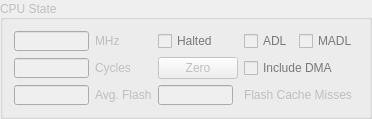
             <widget class="QGroupBox" name="groupCPU">
              <property name="enabled">
               <bool>false</bool>
              </property>
              <property name="sizePolicy">
               <sizepolicy hsizetype="Preferred" vsizetype="Fixed">
                <horstretch>0</horstretch>
                <verstretch>0</verstretch>
               </sizepolicy>
              </property>
              <property name="maximumSize">
               <size>
                <width>16777215</width>
                <height>16777215</height>
               </size>
              </property>
              <property name="title">
               <string>CPU State</string>
              </property>
              <property name="alignment">
               <set>Qt::AlignLeading|Qt::AlignLeft|Qt::AlignVCenter</set>
              </property>
              <property name="flat">
               <bool>false</bool>
              </property>
              <property name="checkable">
               <bool>false</bool>
              </property>
              <layout class="QGridLayout" name="gridLayout_2">
               <item row="1" column="0">
                <widget class="QLineEdit" name="freqView">
                 <property name="enabled">
                  <bool>false</bool>
                 </property>
                 <property name="sizePolicy">
                  <sizepolicy hsizetype="Minimum" vsizetype="Fixed">
                   <horstretch>0</horstretch>
                   <verstretch>0</verstretch>
                  </sizepolicy>
                 </property>
                 <property name="minimumSize">
                  <size>
                   <width>0</width>
                   <height>20</height>
                  </size>
                 </property>
                 <property name="maximumSize">
                  <size>
                   <width>75</width>
                   <height>20</height>
                  </size>
                 </property>
                 <property name="font">
                  <font>
                   <pointsize>9</pointsize>
                  </font>
                 </property>
                 <property name="inputMask">
                  <string notr="true"/>
                 </property>
                 <property name="text">
                  <string notr="true"/>
                 </property>
                 <property name="alignment">
                  <set>Qt::AlignLeading|Qt::AlignLeft|Qt::AlignVCenter</set>
                 </property>
                 <property name="readOnly">
                  <bool>false</bool>
                 </property>
                </widget>
               </item>
               <item row="1" column="1">
                <widget class="QLabel" name="label_4">
                 <property name="text">
                  <string>MHz</string>
                 </property>
                </widget>
               </item>
               <item row="1" column="2">
                <widget class="QCheckBox" name="checkHalted">
                 <property name="sizePolicy">
                  <sizepolicy hsizetype="Preferred" vsizetype="Preferred">
                   <horstretch>0</horstretch>
                   <verstretch>0</verstretch>
                  </sizepolicy>
                 </property>
                 <property name="palette">
                  <palette>
                   <active>
                    <colorrole role="WindowText">
                     <brush brushstyle="SolidPattern">
                      <color alpha="255">
                       <red>0</red>
                       <green>170</green>
                       <blue>0</blue>
                      </color>
                     </brush>
                    </colorrole>
                   </active>
                   <inactive>
                    <colorrole role="WindowText">
                     <brush brushstyle="SolidPattern">
                      <color alpha="255">
                       <red>0</red>
                       <green>170</green>
                       <blue>0</blue>
                      </color>
                     </brush>
                    </colorrole>
                   </inactive>
                   <disabled>
                    <colorrole role="WindowText">
                     <brush brushstyle="SolidPattern">
                      <color alpha="255">
                       <red>120</red>
                       <green>120</green>
                       <blue>120</blue>
                      </color>
                     </brush>
                    </colorrole>
                   </disabled>
                  </palette>
                 </property>
                 <property name="text">
                  <string notr="true">Halted</string>
                 </property>
                 <property name="checked">
                  <bool>false</bool>
                 </property>
                </widget>
               </item>
               <item row="1" column="3">
                <layout class="QHBoxLayout" name="horizontalLayout_12">
                 <property name="rightMargin">
                  <number>0</number>
                 </property>
                 <item>
                  <widget class="QCheckBox" name="checkADL">
                   <property name="sizePolicy">
                    <sizepolicy hsizetype="Minimum" vsizetype="Fixed">
                     <horstretch>0</horstretch>
                     <verstretch>0</verstretch>
                    </sizepolicy>
                   </property>
                   <property name="palette">
                    <palette>
                     <active>
                      <colorrole role="WindowText">
                       <brush brushstyle="SolidPattern">
                        <color alpha="255">
                         <red>0</red>
                         <green>170</green>
                         <blue>0</blue>
                        </color>
                       </brush>
                      </colorrole>
                      <colorrole role="Text">
                       <brush brushstyle="SolidPattern">
                        <color alpha="255">
                         <red>0</red>
                         <green>0</green>
                         <blue>0</blue>
                        </color>
                       </brush>
                      </colorrole>
                     </active>
                     <inactive>
                      <colorrole role="WindowText">
                       <brush brushstyle="SolidPattern">
                        <color alpha="255">
                         <red>0</red>
                         <green>170</green>
                         <blue>0</blue>
                        </color>
                       </brush>
                      </colorrole>
                      <colorrole role="Text">
                       <brush brushstyle="SolidPattern">
                        <color alpha="255">
                         <red>0</red>
                         <green>0</green>
                         <blue>0</blue>
                        </color>
                       </brush>
                      </colorrole>
                     </inactive>
                     <disabled>
                      <colorrole role="WindowText">
                       <brush brushstyle="SolidPattern">
                        <color alpha="255">
                         <red>120</red>
                         <green>120</green>
                         <blue>120</blue>
                        </color>
                       </brush>
                      </colorrole>
                      <colorrole role="Text">
                       <brush brushstyle="SolidPattern">
                        <color alpha="255">
                         <red>120</red>
                         <green>120</green>
                         <blue>120</blue>
                        </color>
                       </brush>
                      </colorrole>
                     </disabled>
                    </palette>
                   </property>
                   <property name="text">
                    <string notr="true">ADL</string>
                   </property>
                  </widget>
                 </item>
                 <item>
                  <widget class="QCheckBox" name="checkMADL">
                   <property name="sizePolicy">
                    <sizepolicy hsizetype="Preferred" vsizetype="Preferred">
                     <horstretch>0</horstretch>
                     <verstretch>0</verstretch>
                    </sizepolicy>
                   </property>
                   <property name="palette">
                    <palette>
                     <active>
                      <colorrole role="WindowText">
                       <brush brushstyle="SolidPattern">
                        <color alpha="255">
                         <red>0</red>
                         <green>170</green>
                         <blue>0</blue>
                        </color>
                       </brush>
                      </colorrole>
                      <colorrole role="Text">
                       <brush brushstyle="SolidPattern">
                        <color alpha="255">
                         <red>0</red>
                         <green>0</green>
                         <blue>0</blue>
                        </color>
                       </brush>
                      </colorrole>
                     </active>
                     <inactive>
                      <colorrole role="WindowText">
                       <brush brushstyle="SolidPattern">
                        <color alpha="255">
                         <red>0</red>
                         <green>170</green>
                         <blue>0</blue>
                        </color>
                       </brush>
                      </colorrole>
                      <colorrole role="Text">
                       <brush brushstyle="SolidPattern">
                        <color alpha="255">
                         <red>0</red>
                         <green>0</green>
                         <blue>0</blue>
                        </color>
                       </brush>
                      </colorrole>
                     </inactive>
                     <disabled>
                      <colorrole role="WindowText">
                       <brush brushstyle="SolidPattern">
                        <color alpha="255">
                         <red>120</red>
                         <green>120</green>
                         <blue>120</blue>
                        </color>
                       </brush>
                      </colorrole>
                      <colorrole role="Text">
                       <brush brushstyle="SolidPattern">
                        <color alpha="255">
                         <red>120</red>
                         <green>120</green>
                         <blue>120</blue>
                        </color>
                       </brush>
                      </colorrole>
                     </disabled>
                    </palette>
                   </property>
                   <property name="text">
                    <string notr="true">MADL</string>
                   </property>
                  </widget>
                 </item>
                </layout>
               </item>
               <item row="2" column="0">
                <widget class="QLineEdit" name="cycleView">
                 <property name="sizePolicy">
                  <sizepolicy hsizetype="Minimum" vsizetype="Fixed">
                   <horstretch>0</horstretch>
                   <verstretch>0</verstretch>
                  </sizepolicy>
                 </property>
                 <property name="minimumSize">
                  <size>
                   <width>65</width>
                   <height>20</height>
                  </size>
                 </property>
                 <property name="maximumSize">
                  <size>
                   <width>75</width>
                   <height>20</height>
                  </size>
                 </property>
                 <property name="font">
                  <font>
                   <family>MS Shell Dlg 2</family>
                   <pointsize>9</pointsize>
                  </font>
                 </property>
                 <property name="inputMask">
                  <string notr="true"/>
                 </property>
                 <property name="text">
                  <string notr="true"/>
                 </property>
                 <property name="maxLength">
                  <number>32767</number>
                 </property>
                 <property name="frame">
                  <bool>true</bool>
                 </property>
                </widget>
               </item>
               <item row="2" column="1">
                <widget class="QLabel" name="label_18">
                 <property name="text">
                  <string>Cycles</string>
                 </property>
                </widget>
               </item>
               <item row="2" column="2">
                <widget class="QPushButton" name="buttonZero">
                 <property name="sizePolicy">
                  <sizepolicy hsizetype="Maximum" vsizetype="Maximum">
                   <horstretch>0</horstretch>
                   <verstretch>0</verstretch>
                  </sizepolicy>
                 </property>
                 <property name="text">
                  <string>Zero</string>
                 </property>
                </widget>
               </item>
               <item row="2" column="3">
                <widget class="QCheckBox" name="checkDma">
                 <property name="sizePolicy">
                  <sizepolicy hsizetype="Preferred" vsizetype="Preferred">
                   <horstretch>0</horstretch>
                   <verstretch>0</verstretch>
                  </sizepolicy>
                 </property>
                 <property name="palette">
                  <palette>
                   <active>
                    <colorrole role="WindowText">
                     <brush brushstyle="SolidPattern">
                      <color alpha="255">
                       <red>0</red>
                       <green>170</green>
                       <blue>0</blue>
                      </color>
                     </brush>
                    </colorrole>
                   </active>
                   <inactive>
                    <colorrole role="WindowText">
                     <brush brushstyle="SolidPattern">
                      <color alpha="255">
                       <red>0</red>
                       <green>170</green>
                       <blue>0</blue>
                      </color>
                     </brush>
                    </colorrole>
                   </inactive>
                   <disabled>
                    <colorrole role="WindowText">
                     <brush brushstyle="SolidPattern">
                      <color alpha="255">
                       <red>120</red>
                       <green>120</green>
                       <blue>120</blue>
                      </color>
                     </brush>
                    </colorrole>
                   </disabled>
                  </palette>
                 </property>
                 <property name="text">
                  <string notr="true">Include DMA</string>
                 </property>
                 <property name="checked">
                  <bool>false</bool>
                 </property>
                </widget>
               </item>
               <item row="3" column="0">
                <widget class="QLineEdit" name="flashAvgView">
                 <property name="sizePolicy">
                  <sizepolicy hsizetype="Minimum" vsizetype="Fixed">
                   <horstretch>0</horstretch>
                   <verstretch>0</verstretch>
                  </sizepolicy>
                 </property>
                 <property name="minimumSize">
                  <size>
                   <width>65</width>
                   <height>20</height>
                  </size>
                 </property>
                 <property name="maximumSize">
                  <size>
                   <width>75</width>
                   <height>20</height>
                  </size>
                 </property>
                 <property name="font">
                  <font>
                   <family>MS Shell Dlg 2</family>
                   <pointsize>9</pointsize>
                  </font>
                 </property>
                 <property name="inputMask">
                  <string notr="true"/>
                 </property>
                 <property name="text">
                  <string notr="true"/>
                 </property>
                 <property name="maxLength">
                  <number>32767</number>
                 </property>
                 <property name="frame">
                  <bool>true</bool>
                 </property>
                 <property name="readOnly">
                  <bool>true</bool>
                 </property>
                </widget>
               </item>
               <item row="3" column="1">
                <widget class="QLabel" name="label_34">
                 <property name="text">
                  <string>Avg. Flash</string>
                 </property>
                </widget>
               </item>
               <item row="3" column="2">
                <widget class="QLineEdit" name="flashMissesView">
                 <property name="sizePolicy">
                  <sizepolicy hsizetype="Minimum" vsizetype="Fixed">
                   <horstretch>0</horstretch>
                   <verstretch>0</verstretch>
                  </sizepolicy>
                 </property>
                 <property name="minimumSize">
                  <size>
                   <width>65</width>
                   <height>20</height>
                  </size>
                 </property>
                 <property name="maximumSize">
                  <size>
                   <width>75</width>
                   <height>20</height>
                  </size>
                 </property>
                 <property name="font">
                  <font>
                   <family>MS Shell Dlg 2</family>
                   <pointsize>9</pointsize>
                  </font>
                 </property>
                 <property name="inputMask">
                  <string notr="true"/>
                 </property>
                 <property name="text">
                  <string notr="true"/>
                 </property>
                 <property name="maxLength">
                  <number>32767</number>
                 </property>
                 <property name="frame">
                  <bool>true</bool>
                 </property>
                </widget>
               </item>
               <item row="3" column="3">
                <widget class="QLabel" name="label_35">
                 <property name="text">
                  <string>Flash Cache Misses</string>
                 </property>
                </widget>
               </item>
              </layout>
             </widget>
